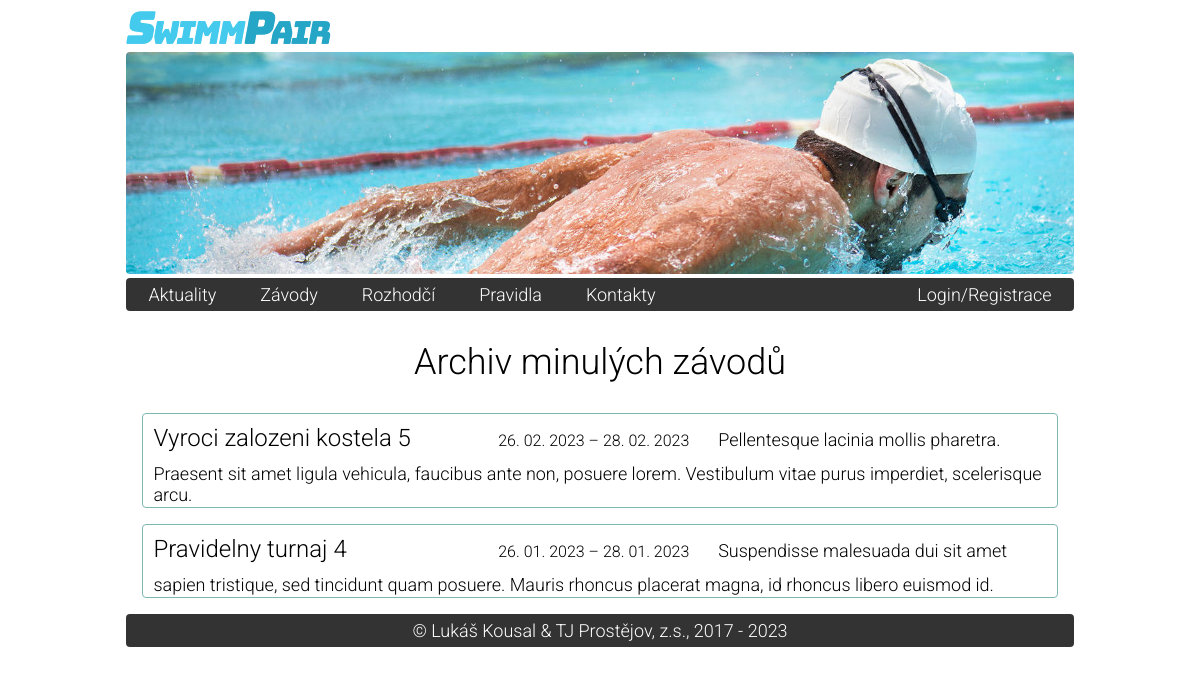
Page /archiv.php on the committed database.
### tables this page shows
CREATE TABLE `sp_cups` (
  `id` int NOT NULL AUTO_INCREMENT,
  `time_start` date NOT NULL,
  `time_end` date NOT NULL,
  `name` text NOT NULL,
  `description` text NOT NULL,
  `organizer_club_id` int NOT NULL,
  PRIMARY KEY (`id`),
  KEY `owningclub` (`organizer_club_id`),
  CONSTRAINT `FK_zavody_owningclub` FOREIGN KEY (`organizer_club_id`) REFERENCES `sp_clubs` (`id`)
);

### start.php (called while the page is built, shortened)
<?php
    $host = getenv("DATABASE_HOST");
    $user = getenv("DATABASE_USER");
    $pass = getenv("DATABASE_PASS");
    $db = getenv("DATABASE_NAME");
	$mysqli = new mysqli($host, $user, $pass, $db) or die($mysqli->error);
	$mysqli->set_charset('utf8');
	function h($string)
	{
	    return htmlspecialchars($string);
	}
	require __DIR__ . '/model/Cup.php';
	require __DIR__ . '/model/CupsManager.php';
	$cupsManager = new CupsManager($mysqli);

### model/CupsManager.php (called while the page is built, shortened)
<?php
class CupsManager
{
	private $mysqli;
	public function __construct(mysqli $mysqli)
	{
		$this->mysqli = $mysqli;
	}
	public function FindAllPastCupsMostRecentFirst()
	{
		$statement = $this->mysqli->prepare('CALL `FindAllPastCupsMostRecentFirst`()');
		$cups = $this->_CreateCupsFromStatement($statement);
		return $cups;
	}
	private function _CreateCupsFromStatement(mysqli_stmt $statement)
	{
		$statement->execute();
		$rows = $statement->get_result()->fetch_all(MYSQLI_ASSOC);
		$cups = [];
		foreach ($rows as $row) {
			$cups[] = $this->_CreateCupFromRow($row);
		}
		return $cups;
	}
	private function _CreateCupFromRow(array $row)
	{
		return new Cup($row['id'], $row['time_start'], $row['time_end'], $row['name'], $row['description'], $row['organizer_club_id']);
	}
}

### model/Cup.php (called while the page is built, shortened)
<?php
class Cup
{
	public function __construct($id, $time_start, $time_end, $name, $description, $organizer_club_id)
	{
		$this->id = $id;
		$this->time_start = $time_start;
		$this->time_end = $time_end;
		$this->name = $name;
		$this->description = $description;
	}
}

### archiv.php (the view, shortened to what this page needs)
<?php
require 'start.php';
$cups = $cupsManager->FindAllPastCupsMostRecentFirst();
?>
<!DOCTYPE html>
<html>
<head>
	<?php include("UNIFIED_head_content.php"); ?>
</head>
<body>
<div class="bodywrapper">
    <?php include("UNIFIED_header.php"); ?>
    <?php include("UNIFIED_menu.php"); ?>
    <section class="content">
        <h1>Archiv minulých závodů</h1>
        <?php
            if(count($cups)!=0) {
	            ?>
	            <?php foreach ($cups as $cup): ?>
                    <article class="zavod" onclick="location.href='zavod.php?id=<?= $cup->id ?>';">
                        <h1><?= h($cup->name) ?></h1>
                        <h2 style="text-align:center"><?= date('j. m. Y', strtotime($cup->time_start)) ?>
                            – <?= date('j. m. Y', strtotime($cup->time_end)) ?></h2>
                        <p><?= h($cup->description) ?></p>
                    </article>
	            <?php endforeach; ?>
	            <?php
            }
            else
            {
	            echo "<p style=\"text-align:center;\">–<span style=\"border: 1px solid black;\">&nbsp;0 ZÁVODŮ V ARCHIVU&nbsp;</span>–</p>";
            }
        ?>
    </section>
    <?php include("UNIFIED_footer.php"); ?>
</div>
</body>
</html>

### css/style.css (style rules this page uses)
html { overflow-y: scroll; }
body { color: #000; font-weight: 300; font-family: 'Roboto', sans-serif; font-size: 18px; text-align: center; }
.bodywrapper { width: 80%; margin: 0 auto; text-align: left; }
h1 { font-weight: 300; font-family: 'Roboto', sans-serif; font-size: 32px; }
.content>h1, #title>h1, #content>h1 { text-align: center; font-weight: 300; font-size: 36px; }
.zavod { border: 1px solid #7DB9B3; border-radius: 4px; padding: 2px 10px 2px 10px; margin: 16px; transition: background-color 0.8s ease; -webkit-transition: background-color 0.8s ease; -moz-transition: background-color 0.8s ease; -o-transition: background-color 0.8s ease; }
.zavod>h1 { font-size: 24px; margin-top: 8px; margin-bottom: 8px; margin-right: 16px; font-weight: 300; display: inline-block; width: 300px; }
.zavod>h2 { font-size: 16px; font-weight: 300; display: inline-block; width: 240px; }
.zavod>p { display: inline; }

### rows in the picture
sp_cups: name "Vyroci zalozeni kostela 5", time_start "26. 02. 2023", time_end "28. 02. 2023", description "Pellentesque lacinia mollis pharetra. Praesent sit amet ligula vehicula, faucibus ante non, posuere lorem. Vestibulum vitae purus imperdiet, scelerisque arcu."
sp_cups: name "Pravidelny turnaj 4", time_start "26. 01. 2023", time_end "28. 01. 2023", description "Suspendisse malesuada dui sit amet sapien tristique, sed tincidunt quam posuere. Mauris rhoncus placerat magna, id rhoncus libero euismod id."
